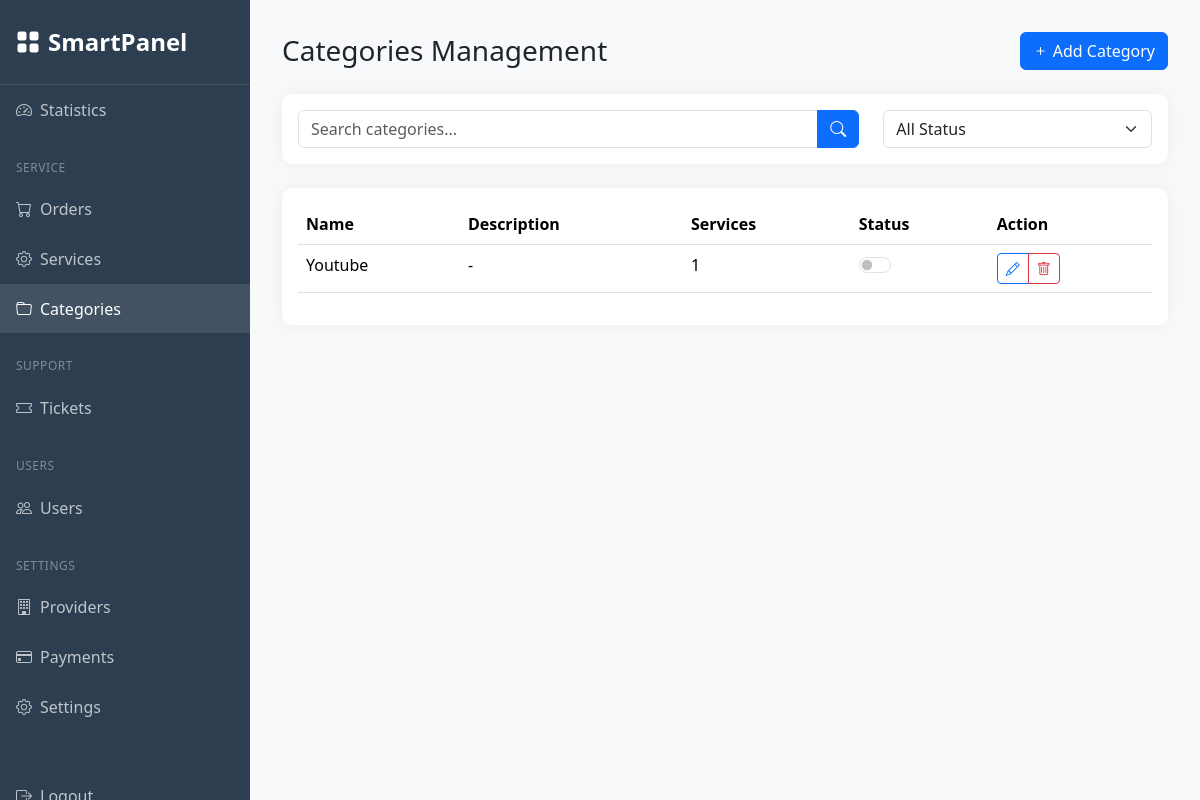
The app's page /managerdashboard/categories/ (signed in), older data.
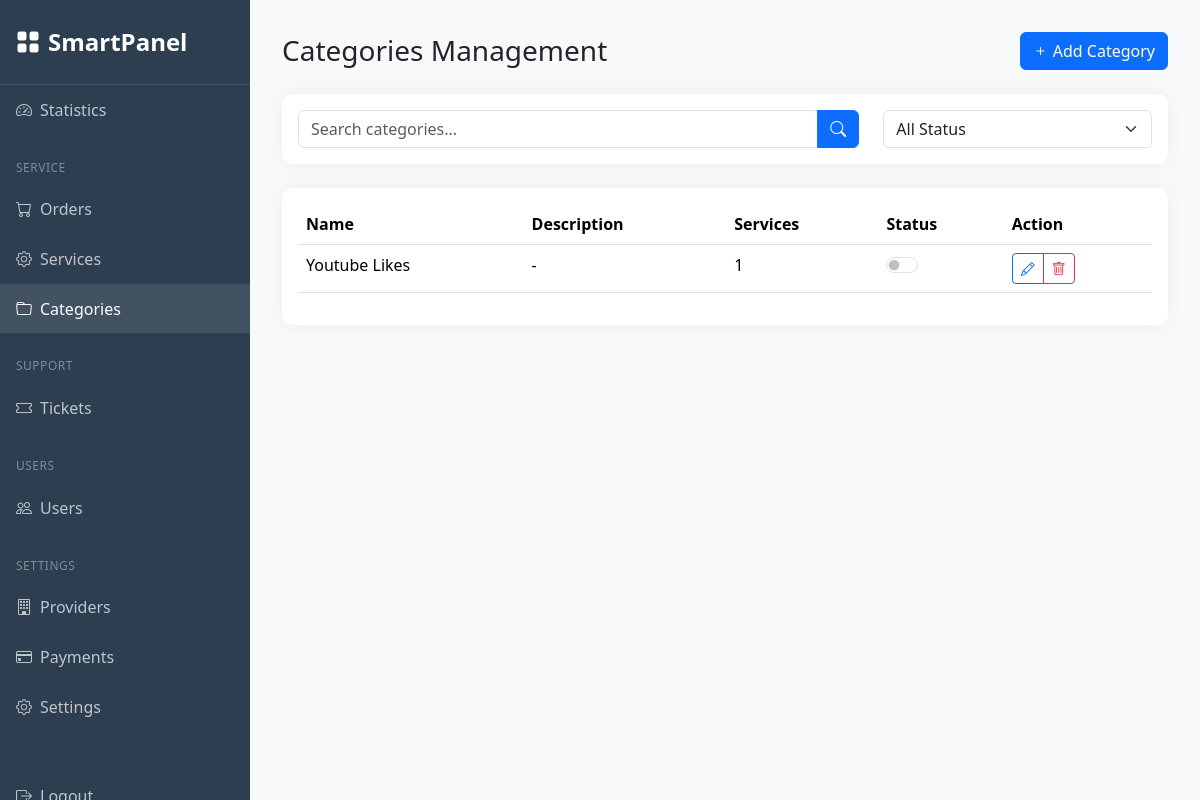
The same page, newer data.
### managerdashboard/models.py (models this page shows, shortened)
class ServiceCategory(models.Model):
    STATUS_CHOICES = [
        (0, "Inactive"),
        (1, "Active"),
    ]
    id = models.AutoField(primary_key=True)  # Auto-incrementing ID
    ids = models.CharField(
        max_length=32, default=generate_unique_id, editable=False, unique=True
    )  # Auto-generated UUID
    created = models.DateTimeField(auto_now_add=True)  # Auto-set on creation
    changed = models.DateTimeField(auto_now=True)  # Auto-updated on save
    sort = models.PositiveIntegerField(editable=False)  # Auto-generated sequence
    name = models.CharField(max_length=255)
    desc = models.TextField(blank=True, default="")
    image = models.CharField(max_length=255, blank=True, null=True)
    status = models.IntegerField(default=1, choices=STATUS_CHOICES)
    class Meta:
        db_table = "categories"
        ordering = ["sort"]  # Changed from 'name' to use sort order
        verbose_name_plural = "Service Categories"
    def save(self, *args, **kwargs):
        if not self.sort:
            max_sort = (
                ServiceCategory.objects.aggregate(models.Max("sort"))["sort__max"] or 0
            )
            self.sort = max_sort + 1
        super().save(*args, **kwargs)

### managerdashboard/views.py (the view)
# urls.py: path('categories/', views.categories, name='categories'),
@permission_required('authentication.is_manager', login_url='manager_login')
def categories(request):
    search_query = request.GET.get('search', '')
    status_filter = request.GET.get('status', '')
    categories = ServiceCategory.objects.all()
    if search_query:
        categories = categories.filter(
            Q(name__icontains=search_query) |
            Q(description__icontains=search_query)
        )
    if status_filter == 'active':
        categories = categories.filter(is_active=True)
    elif status_filter == 'inactive':
        categories = categories.filter(is_active=False)
    categories = categories.annotate(service_count=Count('services'))
    context = {
        'active_tab': 'categories',
        'categories': categories,
        'search_query': search_query,
        'status_filter': status_filter
    }
    return render(request, 'managerdashboard/categories.html', context)

### templates/managerdashboard/categories.html (shortened to what this page needs)
{% extends 'managerdashboard/base_dashboard.html' %}
{% load static %}
{% block dashboard_content %}
<div class="container-fluid p-0">
    <div class="d-flex justify-content-between align-items-center mb-4">
        <h1 class="h3 mb-0">Categories Management</h1>
        <button class="btn btn-primary" data-bs-toggle="modal" data-bs-target="#addCategoryModal">
            <i class="bi bi-plus"></i> Add Category
        </button>
    </div>
    <div class="card mb-4">
        <div class="card-body">
            <div class="row">
                <div class="col-md-8">
                    <div class="input-group">
                        <input type="text" class="form-control" id="categorySearch"
                               placeholder="Search categories...">
                        <button class="btn btn-primary">
                            <i class="bi bi-search"></i>
                        </button>
                    </div>
                </div>
                <div class="col-md-4">
                    <select class="form-select" id="statusFilter">
                        <option value="">All Status</option>
                    </select>
                </div>
            </div>
        </div>
    </div>
    <div class="card">
        <div class="card-body">
            <div class="table-responsive">
                <table class="table table-hover">
                    <thead>
                        <tr>
                            <th>Name</th>
                            <th>Description</th>
                            <th>Services</th>
                            <th>Status</th>
                            <th>Action</th>
                        </tr>
                    </thead>
                    <tbody>
                        {% for category in categories %}
                        <tr data-category-id="{{ category.id }}">
                            <td>{{ category.name }}</td>
                            <td>{{ category.description|default:"-" }}</td>
                            <td>{{ category.service_count }}</td>
                            <td>
                                <div class="form-check form-switch">
                                    <input class="form-check-input" type="checkbox"
                                           onchange="toggleCategoryStatus({{ category.id }})">
                                </div>
                            </td>
                            <td>
                                <div class="btn-group">
                                    <button class="btn btn-sm btn-outline-primary" onclick="editCategory({{ category.id }})">
                                        <i class="bi bi-pencil"></i>
                                    </button>
                                    <button class="btn btn-sm btn-outline-danger" onclick="deleteCategory({{ category.id }})">
                                        <i class="bi bi-trash"></i>
                                    </button>
                                </div>
                            </td>
                        </tr>
                        {% endfor %}
                    </tbody>
                </table>
            </div>
        </div>
    </div>
</div>
{% endblock %}

Row changes from the older to the newer data that the page shows:
changed ServiceCategory: name "Youtube" → "Youtube Likes"
